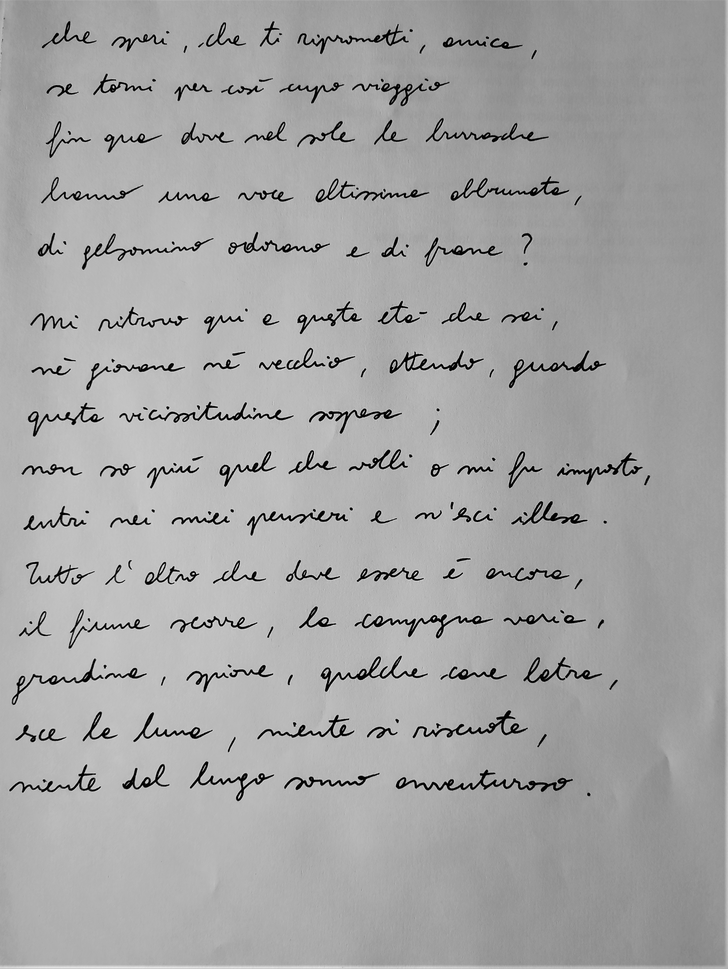
#> input picture sample_data/luzi2.png, 728 x 969 px, shrunk from 3297 x 4391 before the run
$ jupyter execute 'A* Path Planning Line Segmentation Algorithm.ipynb'   (shell and % lines are left out)
#> lines starting #> are read from the running program, lines starting #| are printed output that depends on the picture; after the words box and inside, x2 and y2 are one past the last pixel; in counts of white or black regions, pixels touching at a corner belong together; long printed decimals are rounded
[cell 1]
from skimage.io import imread
from skimage.color import rgb2gray
import matplotlib.pyplot as plt

# read the image, check if its 3 channel or grayscale, based on
# that convert to grayscale
img = imread("sample_data/luzi2.png")
#> img is the input picture: shape (969, 728, 3); min 0, max 236, mean 164.3
if img.ndim > 2: # is this is a rgb/rgba image
    img = rgb2gray(img)
#> img: shape (969, 728) float64

plt.figure(figsize=(10,10))
plt.axis("off")
plt.imshow(img, cmap="gray")
plt.show() # preview

### Find the Horizontal projection profile and find the window where line segment can be created.
One of the common ways of finding the line-height of a document is by analyzing its Horizontal projection profile.  Horizontal projection profile (HPP) is the array of sum or rows of a two dimentional image. Where there are more white spaces we see more peaks. These peaks give us an idea of where the segmentation between two lines can be done.

Before we run the project we should also threshold the image to clean all noise.

[cell 2]
from skimage.filters import threshold_otsu
import numpy as np

def horizontal_projections(sobel_image):
    return np.sum(sobel_image, axis=1)

def binarize_image(image):
    threshold = threshold_otsu(img)
    return image < threshold

binarized_image = binarize_image(img)
#> in binarize_image, `threshold = threshold_otsu(img)`: threshold = 0.385
#> in binarize_image, `return image < threshold`:
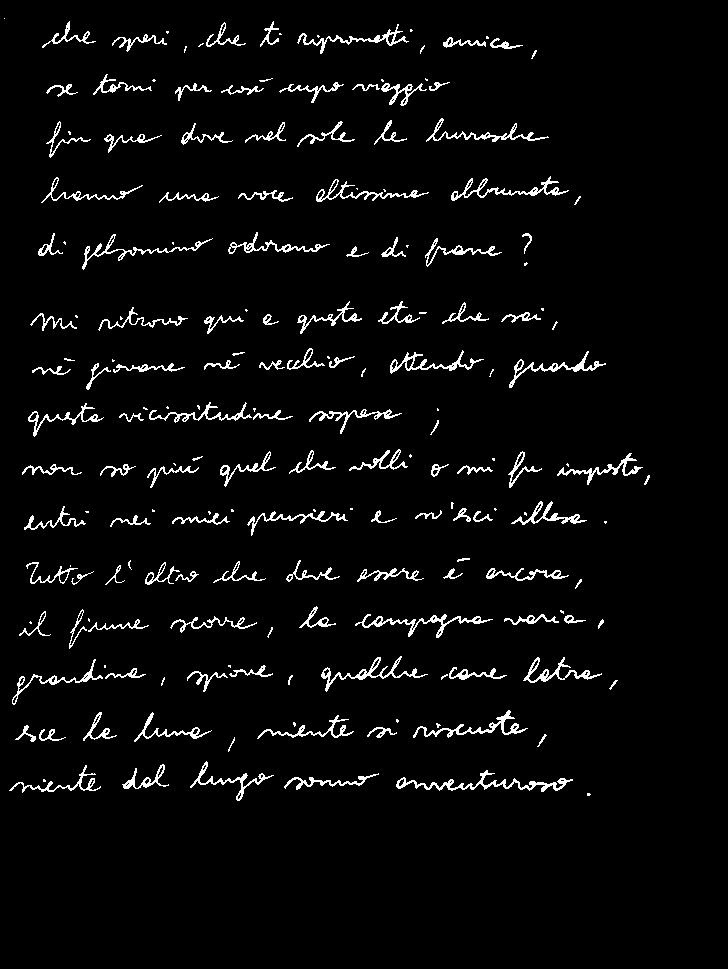
#> returned value: shape (969, 728) bool; 3.9% white in thin lines or dots, all inside (x1, y1, x2, y2) = (4, 18, 650, 801)
hpp = horizontal_projections(binarized_image)
#> hpp = 969 values, max 234 at index 676, min 0 at index 0, mean 28.05

fig, (ax1, ax2) = plt.subplots(nrows=1, ncols=2, figsize=(15,8))
ax1.set_title("horizontal_projections")
ax1.plot(hpp)

ax2.axis("off")
ax2.set_title("binarized_image")
ax2.imshow(binarized_image, cmap="gray")

plt.show()
#> figure, not shown here; panel 1: curve peaks at x = 676, y = 234

As you can see, where there were more white spaces there are peaks in the graph. We will use this information further to locate the regions where we can find the seperation line using the A* algorithm.

[cell 3]
# find the midway where we can make a threshold and extract the peaks regions
def find_peak_regions(hpp, threshold):

    peaks = []
    for i, hppv in enumerate(hpp):
        if hppv < threshold:
            peaks.append([i, hppv])
    return peaks

# find the threshold from where anything above is considered a peak region
# using the average for now but this needs further research. This may or may not work on all images.
threshold = (np.max(hpp)-np.min(hpp))/2
#> threshold = 117
peaks = find_peak_regions(hpp, threshold)
#> the loop in find_peak_regions, `for i, hppv in enumerate(hpp):` made 969 passes
#> hppv on passes 1 to 3: 0, 0, 0
#> after the loop in find_peak_regions, `for i, hppv in enumerate(hpp):`: peaks = 880 pairs, first value 0 to 968, second value 0 to 116

peaks_indexes = np.array(peaks)[:, 0].astype(int)
#> peaks_indexes = 880 values from 0 to 968

segmented_img = np.copy(img)
r, c = segmented_img.shape
#> r = 969; c = 728
for ri in range(r):
    if ri in peaks_indexes:
        segmented_img[ri, :] = 0
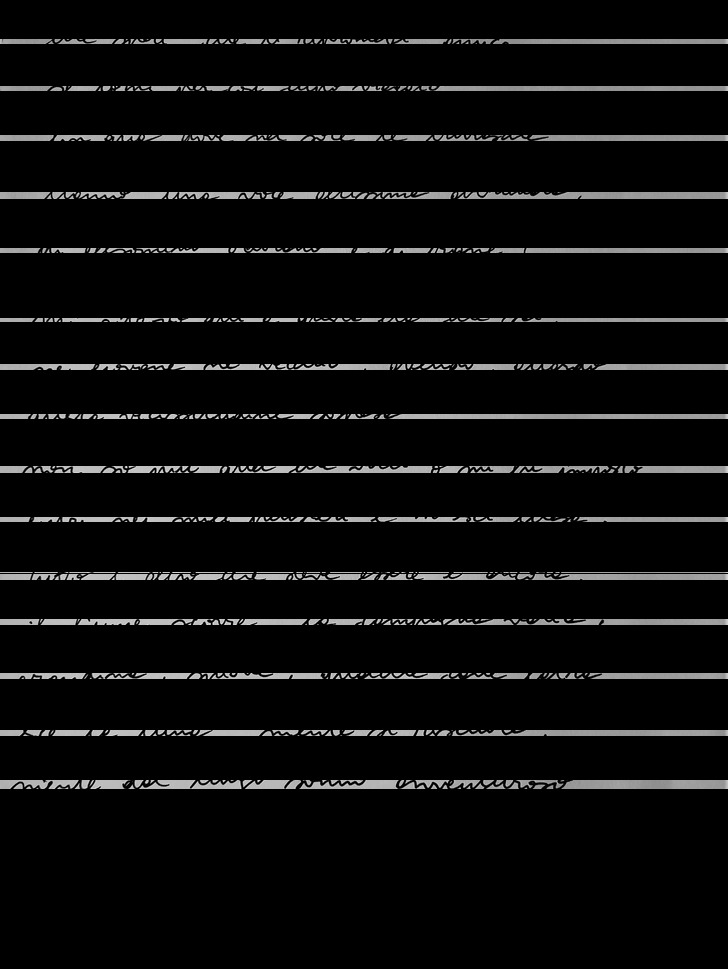
#> segmented_img: shape (969, 728) float64; min 0, max 0.925, mean 0.0496

fig, (ax1, ax2) = plt.subplots(nrows=1, ncols=2, figsize=(15,8))
ax1.plot(hpp)
ax2.set_title("threshold line")
ax1.plot([0, img.shape[0]], [threshold, threshold,])
ax2.imshow(segmented_img, cmap="gray")
plt.show()
#> figure, not shown here; panel 1: curve peaks at x = 676, y = 234

The threshold value helped us pick the probably white regions from the image.
The black regions indicate where we would need to run our path planning algorithm for line segmentation.

[cell 4]
# group the peaks through which we will be doing path planning.
diff_between_consec_numbers = np.diff(peaks_indexes) # difference between consecutive numbers
#> diff_between_consec_numbers = 879 values, max 10 at index 699, min 1 at index 0, mean 1.1
indexes_with_larger_diff = np.where(diff_between_consec_numbers > 1)[0].flatten()
#> indexes_with_larger_diff = [38, 80, 124, 175, 224, 289, 331, 375, 422, 466, 516, 517, 556, 604, 655, 699]
peak_groups = np.split(peaks_indexes, indexes_with_larger_diff)
#> peak_groups = 17 items
# remove very small regions, these are basically errors in algorithm because of our threshold value
peak_groups = [item for item in peak_groups if len(item) > 10]
#> peak_groups = 16 items
print("peak groups found", len(peak_groups))
#| peak groups found 16

[cell 5]
#a star path planning algorithm
from heapq import *

def heuristic(a, b):
    return (b[0] - a[0]) ** 2 + (b[1] - a[1]) ** 2

def astar(array, start, goal):

    neighbors = [(0,1),(0,-1),(1,0),(-1,0),(1,1),(1,-1),(-1,1),(-1,-1)]
    close_set = set()
    came_from = {}
    gscore = {start:0}
    fscore = {start:heuristic(start, goal)}
    oheap = []

    heappush(oheap, (fscore[start], start))

    while oheap:

        current = heappop(oheap)[1]

        if current == goal:
            data = []
            while current in came_from:
                data.append(current)
                current = came_from[current]
            return data

        close_set.add(current)
        for i, j in neighbors:
            neighbor = current[0] + i, current[1] + j
            tentative_g_score = gscore[current] + heuristic(current, neighbor)
            if 0 <= neighbor[0] < array.shape[0]:
                if 0 <= neighbor[1] < array.shape[1]:
                    if array[neighbor[0]][neighbor[1]] == 1:
                        continue
                else:
                    # array bound y walls
                    continue
            else:
                # array bound x walls
                continue

            if neighbor in close_set and tentative_g_score >= gscore.get(neighbor, 0):
                continue

            if  tentative_g_score < gscore.get(neighbor, 0) or neighbor not in [i[1]for i in oheap]:
                came_from[neighbor] = current
                gscore[neighbor] = tentative_g_score
                fscore[neighbor] = tentative_g_score + heuristic(neighbor, goal)
                heappush(oheap, (fscore[neighbor], neighbor))

    return []

[cell 6]
# Visualize the peak images
fig, ax = plt.subplots(nrows=len(peak_groups), ncols=1, figsize=(15,20))
for index, sub_image_index in enumerate(peak_groups):
    sub_image = img[sub_image_index[0]:sub_image_index[-1]]
    ax[index].axis("off")
    ax[index].imshow(sub_image, cmap="gray")
#> this loop made 16 passes
plt.show()
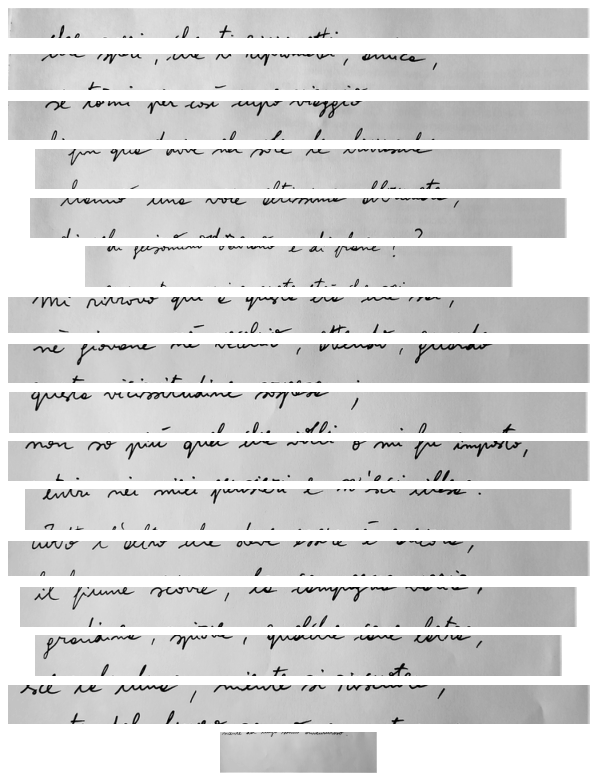
#> figure drawn by matplotlib, 16 panels

[cell 7]
# now that everything is cleaner, its time to segment all the lines using the A* algorithm
def get_binary(img):
    mean = np.mean(img)
    if mean == 0.0 or mean == 1.0:
        return img

    thresh = threshold_otsu(img)
    binary = img <= thresh
    binary = binary * 1
    return binary

binary_image = get_binary(img)
#> in get_binary, `mean = np.mean(img)`: mean = 0.644
#> in get_binary, `thresh = threshold_otsu(img)`: thresh = 0.385
segment_separating_lines = []
for i, sub_image_index in enumerate(peak_groups):
    nmap = binary_image[sub_image_index[0]:sub_image_index[-1]]
    path = np.array(astar(nmap, (int(nmap.shape[0]/2), 0), (int(nmap.shape[0]/2),nmap.shape[1]-1)))
    offset_from_top = sub_image_index[0]
    path[:,0] += offset_from_top
    segment_separating_lines.append(path)
#> this loop made 16 passes
#> offset_from_top on passes 1 to 12: 0, 38, 85, 134, 191, 247, 317, 363, 413, 465, 516, 573
#> pass 1, `nmap = binary_image[sub_image_index[0]:sub_image_index[-1]]`:
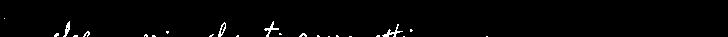
#> nmap: shape (37, 728) int64; values 0 (black) and 1 (white), 1.4% white in thin lines or dots, all inside (x1, y1, x2, y2) = (4, 18, 488, 37)
#> after the loop:
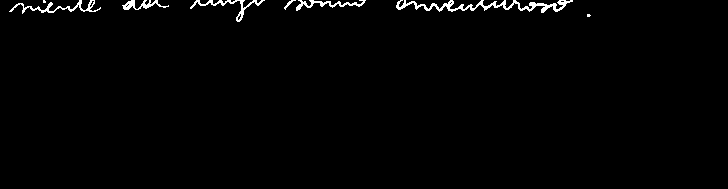
#> nmap: shape (189, 728) int64; values 0 (black) and 1 (white), 1.3% white in thin lines or dots, all inside (x1, y1, x2, y2) = (9, 0, 591, 22)
#> after the loop, segment_separating_lines = 16 items

[cell 8]
# visualize a sample
cluster_of_interest = peak_groups[1]
#> cluster_of_interest = 42 values from 38 to 84
offset_from_top = cluster_of_interest[0]
#> offset_from_top = 38
nmap = binary_image[cluster_of_interest[0]:cluster_of_interest[-1],:]
plt.figure(figsize=(20,20))
plt.imshow(nmap, cmap="gray")

path = np.array(astar(nmap, (int(nmap.shape[0]/2), 0), (int(nmap.shape[0]/2),nmap.shape[1]-1)))
#> path = 727 pairs, first value 23 to 23, second value 1 to 727
plt.plot(path[:,1], path[:,0])

[cell 9]
offset_from_top = cluster_of_interest[0]
fig, ax = plt.subplots(figsize=(20,10), ncols=2)
for path in segment_separating_lines:
    ax[1].plot((path[:,1]), path[:,0])
ax[1].imshow(img, cmap="gray")
ax[0].imshow(img, cmap="gray")
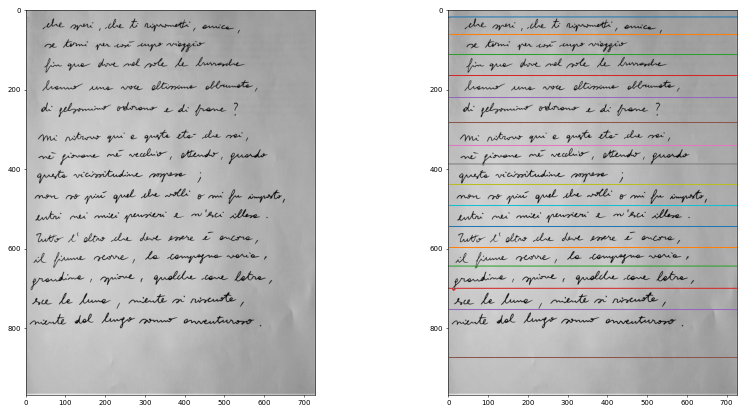
#> figure drawn by matplotlib, 2 panels

### Lets divide the image now by the line segments passing through the image

[cell 10]
# TODO: the below splitting image algorithm is too simple
# I need to write a cleaner one.

seperated_images = []
for index, line_segments in enumerate(segment_separating_lines):
    if index < len(segment_separating_lines)-1:
        lower_line = np.min(segment_separating_lines[index][:,0])
        upper_line = np.max(segment_separating_lines[index+1][:,0])
        seperated_images.append(img[lower_line:upper_line])
#> this loop made 16 passes
#> (lower_line, upper_line) on passes 1 to 12: (17, 61), (61, 109), (109, 162), (162, 218), (218, 281), (281, 339), (339, 390), (387, 438), (438, 490), (490, 543), (543, 595), (595, 649)
#> after the loop, seperated_images = 15 items

# visualize it
fig, ax = plt.subplots(figsize=(10,10), nrows=len(seperated_images))
for index, line_image in enumerate(seperated_images):
    ax[index].imshow(line_image, cmap="gray")
#> this loop made 15 passes

plt.show()

### now that I have the lines, I can now divide these lines into words.

Ref: https://github.com/muthuspark/ml_research/blob/master/Separate%20words%20in%20a%20line%20using%20VPP.ipynb

[cell 11]
from skimage.filters import threshold_otsu

#binarize the image, guassian blur will remove any noise in the image
first_line = seperated_images[0]
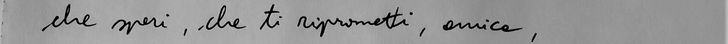
#> first_line: shape (44, 728) float64; min 0, max 0.788, mean 0.587
thresh = threshold_otsu(first_line)
#> thresh = 0.356
binary = first_line > thresh
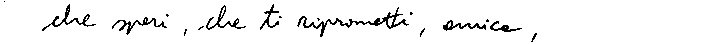
#> binary: shape (44, 728) bool; 95.1% white; black in thin lines or dots, all inside (x1, y1, x2, y2) = (4, 1, 537, 42)

# find the vertical projection by adding up the values of all pixels along rows
vertical_projection = np.sum(binary, axis=0)
#> vertical_projection = 728 values, max 44 at index 0, min 29 at index 268, mean 41.86

# plot the vertical projects
fig, ax = plt.subplots(nrows=2, figsize=(20,10))
plt.xlim(0, first_line.shape[1])
ax[0].imshow(binary, cmap="gray")
ax[1].plot(vertical_projection)
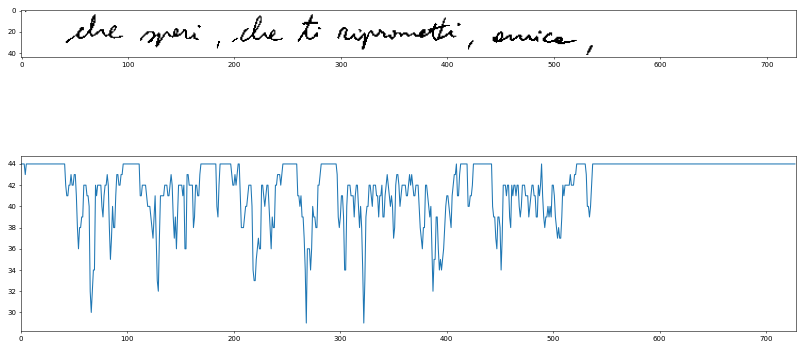
#> figure drawn by matplotlib, 2 panels; panel 2: curve peaks at x = 0, y = 44

[cell 12]
height = first_line.shape[0]
#> height = 44

## we will go through the vertical projections and
## find the sequence of consecutive white spaces in the image
whitespace_lengths = []
whitespace = 0
for vp in vertical_projection:
    if vp == height:
        whitespace = whitespace + 1
    elif vp != height:
        if whitespace != 0:
            whitespace_lengths.append(whitespace)
        whitespace = 0 # reset whitepsace counter.
#> this loop made 728 passes
#> (vp, whitespace) on passes 1 to 12: (44, 1), (44, 2), (44, 3), (44, 4), (43, 0), (44, 1), (44, 2), (44, 3), (44, 4), (44, 5), (44, 6), (44, 7)
#> after the loop, whitespace_lengths = [4, 37, 16, 15, 11, 2, 14, 15, 1, 7, 18, 1, 9]

print("whitespaces:", whitespace_lengths)
#| whitespaces: [4, 37, 16, 15, 11, 2, 14, 15, 1, 7, 18, 1, 9]
avg_white_space_length = np.mean(whitespace_lengths)
#> avg_white_space_length = 11.54
print("average whitespace lenght:", avg_white_space_length)
#| average whitespace lenght: 11.538

[cell 13]
## find index of whitespaces which are actually long spaces using the avg_white_space_length
whitespace_length = 0
divider_indexes = []
for index, vp in enumerate(vertical_projection):
    if vp == height:
        whitespace_length = whitespace_length + 1
    elif vp != height:
        if whitespace_length != 0 and whitespace_length > avg_white_space_length:
            divider_indexes.append(index-int(whitespace_length/2))
            whitespace_length = 0 # reset it
#> this loop made 728 passes
#> (vp, whitespace_length) on passes 1, 2, 3, 4, 6, 7, 8, 9, 10, 11, 12, 13: (44, 1), (44, 2), (44, 3), (44, 4), (44, 5), (44, 6), (44, 7), (44, 8), (44, 9), (44, 10), (44, 11), (44, 12)
#> whitespace_length on passes 97 to 102: 1, 2, 3, 4, 5, 6
#> after the loop, divider_indexes = [22, 104, 177, 200, 253, 290, 430]; whitespace_length = 201

print(divider_indexes)
#| [22, 104, 177, 200, 253, 290, 430]

[cell 14]
# lets create the block of words from divider_indexes
divider_indexes = np.array(divider_indexes)
dividers = np.column_stack((divider_indexes[:-1],divider_indexes[1:]))
#> dividers = [[22, 104], [104, 177], [177, 200], [200, 253], [253, 290], [290, 430]]

[cell 15]
# now plot the findings
fig, ax = plt.subplots(nrows=len(dividers), figsize=(5,10))
for index, window in enumerate(dividers):
    ax[index].axis("off")
    ax[index].imshow(first_line[:,window[0]:window[1]], cmap="gray")
#> this loop made 6 passes
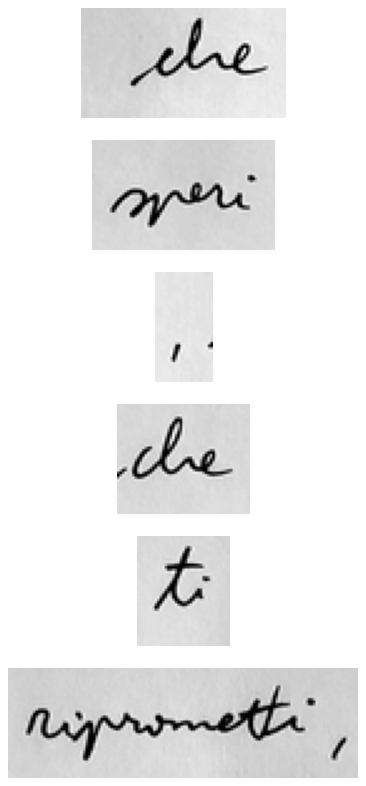
#> figure drawn by matplotlib, 6 panels
